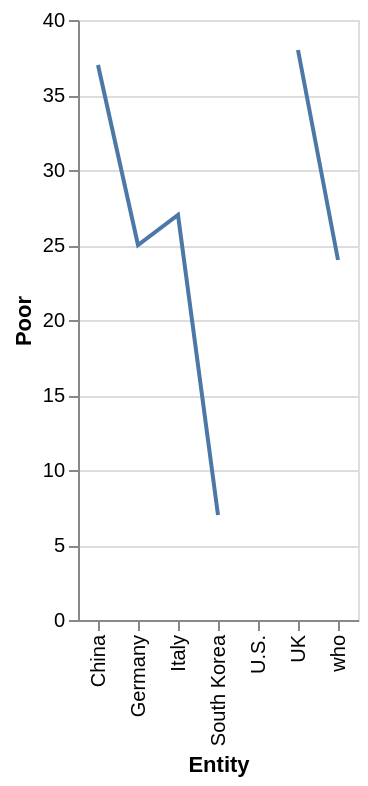

The Vega-Lite source for this figure:
### Vega-Lite specification from a JSON file in a GitHub repository (floating-point values rounded to 4 significant figures)
{"$schema": "https://vega.github.io/schema/vega-lite/v5.json", "description": "Line chart auto-generated from CSV", "data": {"values": [{"Entity": "China", "Poor": "37.0", "Only fair": "26.0", "Good": "26.0", "Excellent": "0"}, {"Entity": "Italy", "Poor": "27.0", "Only fair": "36.0", "Good": "28.0", "Excellent": "0"}, {"Entity": "who", "Poor": "24.0", "Only fair": "nan", "Good": "nan", "Excellent": "0"}, {"Entity": "U.S.", "Poor": "nan", "Only fair": "nan", "Good": "nan", "Excellent": "10"}, {"Entity": "UK", "Poor": "38.0", "Only fair": "nan", "Good": "0.0", "Excellent": "0"}, {"Entity": "Germany", "Poor": "25.0", "Only fair": "51.0", "Good": "15.0", "Excellent": "0"}, {"Entity": "South Korea", "Poor": "7.0", "Only fair": "22.0", "Good": "41.0", "Excellent": "25"}]}, "mark": "line", "encoding": {"x": {"field": "Entity", "type": "ordinal"}, "y": {"field": "Poor", "type": "quantitative"}}}
